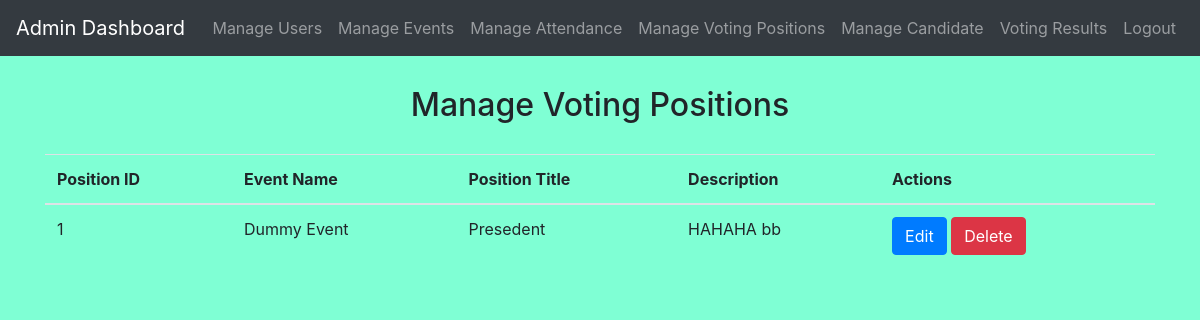
Page /admin/view_voting_positions.php (signed in) on the committed database.
### tables this page shows
CREATE TABLE `votingpositions` (
  `PositionID` int(11) NOT NULL,
  `EventID` int(11) NOT NULL,
  `PositionTitle` varchar(100) NOT NULL,
  `Description` text NOT NULL
);

CREATE TABLE `events` (
  `EventID` int(11) NOT NULL,
  `Title` varchar(100) NOT NULL,
  `Description` text NOT NULL,
  `DateTime` datetime NOT NULL,
  `Location` varchar(20) NOT NULL,
  `Organizer` int(11) NOT NULL
);

### admin/view_voting_positions.php (the view, shortened to what this page needs)
<?php
include('config.php');
$selectSql = "SELECT VotingPositions.PositionID, Events.Title AS EventName, VotingPositions.PositionTitle, VotingPositions.Description
              FROM VotingPositions
              INNER JOIN Events ON VotingPositions.EventID = Events.EventID";
$result = $conn->query($selectSql);
?>
<!DOCTYPE html>
<html>
<head>
    <link rel="stylesheet" href="https://stackpath.bootstrapcdn.com/bootstrap/4.5.2/css/bootstrap.min.css">
</head>
<body>
    <?php include('admin_navbar.php'); ?>
    <div class="container">
        <h2>Manage Voting Positions</h2>
        <table class="table">
            <thead>
                <tr>
                    <th>Position ID</th>
                    <th>Event Name</th>
                    <th>Position Title</th>
                    <th>Description</th>
                    <th>Actions</th>
                </tr>
            </thead>
            <tbody>
                <?php while ($row = $result->fetch_assoc()) { ?>
                    <tr>
                        <td><?php echo $row['PositionID']; ?></td>
                        <td><?php echo $row['EventName']; ?></td>
                        <td><?php echo $row['PositionTitle']; ?></td>
                        <td><?php echo $row['Description']; ?></td>
                        <td>
                            <a href="edit_positions.php?id=<?php echo $row['PositionID']; ?>" class="btn btn-primary">Edit</a>
                            <a href="?delete=<?php echo $row['PositionID']; ?>" class="btn btn-danger" onclick="return confirm('Are you sure?')">Delete</a>
                        </td>
                    </tr>
                <?php } ?>
            </tbody>
        </table>
    </div>
</body>
</html>

### admin/view_voting_positions.php (style rules this page uses)
body { background-color: aquamarine; }
h1, h2, h3, h4 { margin-top: 30px; margin-bottom: 30px; text-align: center; }

### rows in the picture
votingpositions: PositionID "1", EventID.Title "Dummy Event", PositionTitle "Presedent", Description "HAHAHA bb"
